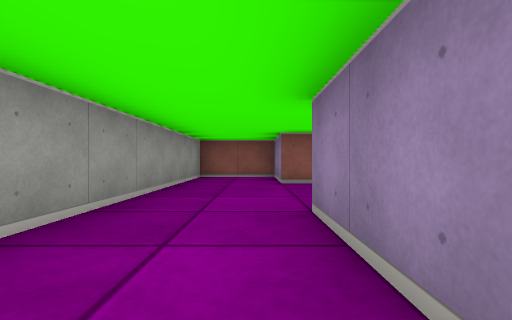
view 1 (above)

24 first-person views from a walk through a cub3D level. The camera is about half as high as the walls, looks level and sees 85° across. The floor is counted in squares. Each view is taken from the middle of a square. On the plan, view 1 faces up. The plan holds only what a view shows up to about 9 squares ahead; the rest is blank.

view 2
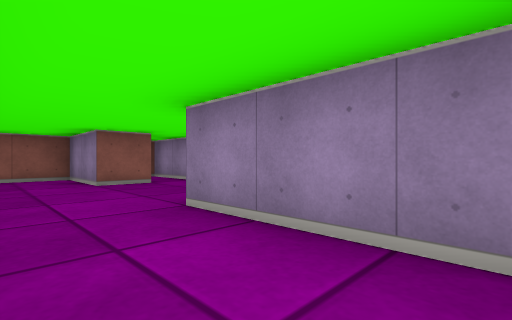

view 3
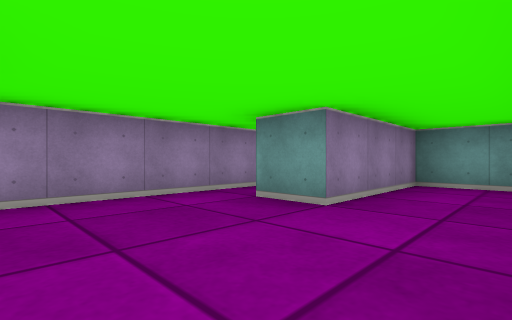

view 4
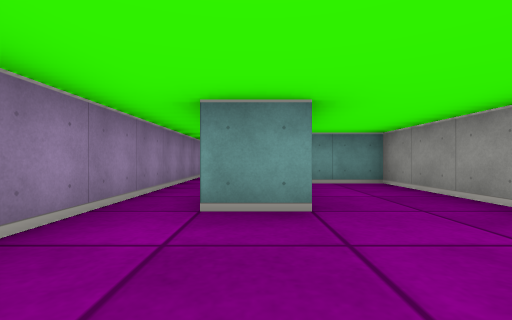

view 5
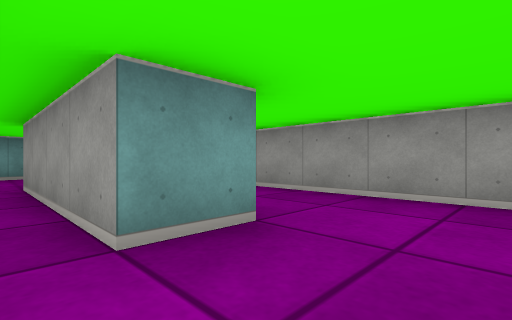

view 6
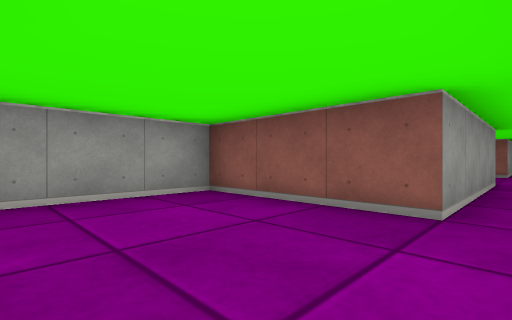

view 7
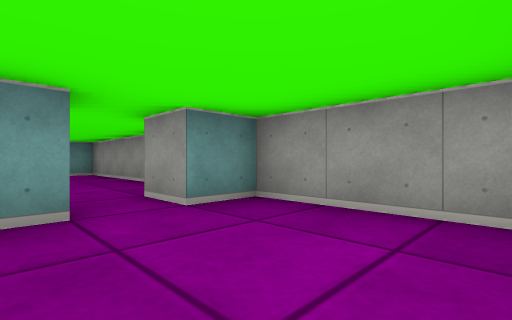

view 8
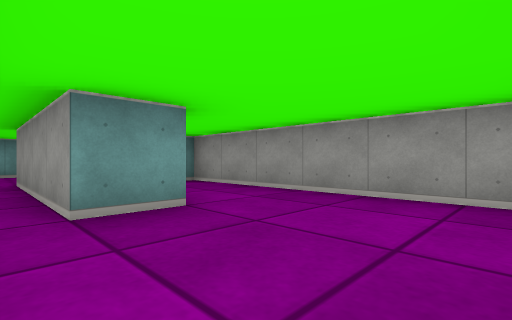

view 9
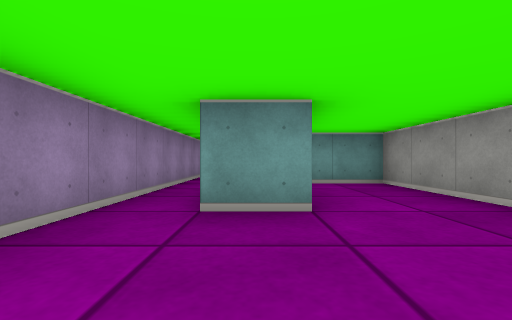

view 10
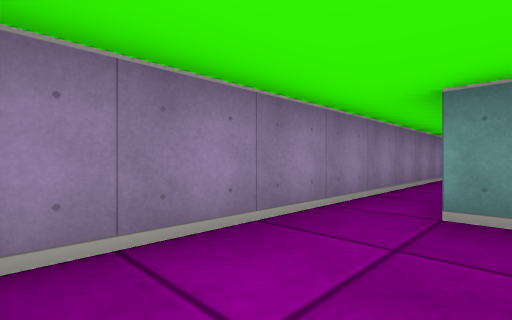

view 11
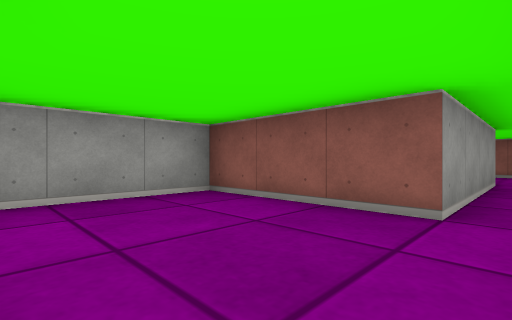

view 12
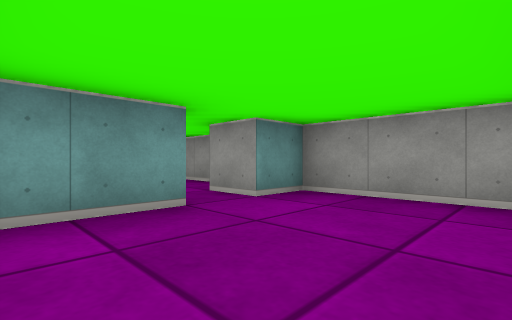

view 13
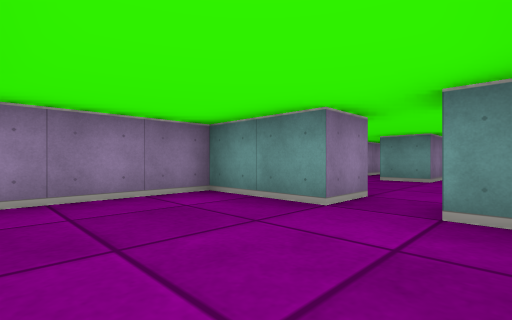

view 14
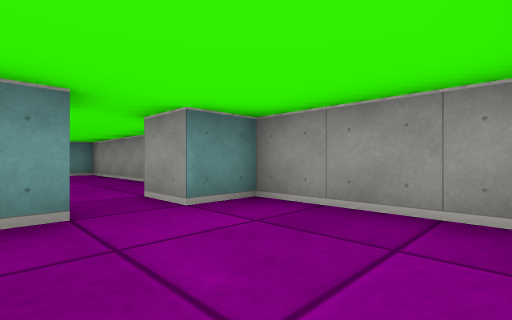

view 15
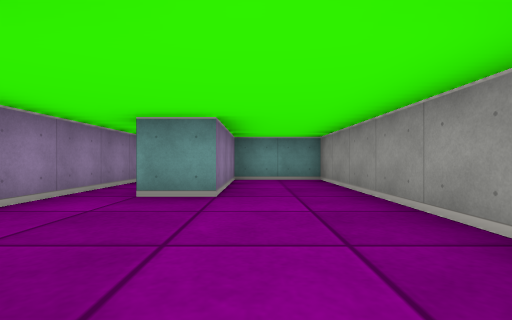

view 16
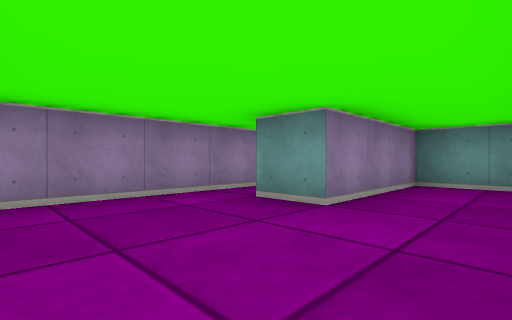

view 17
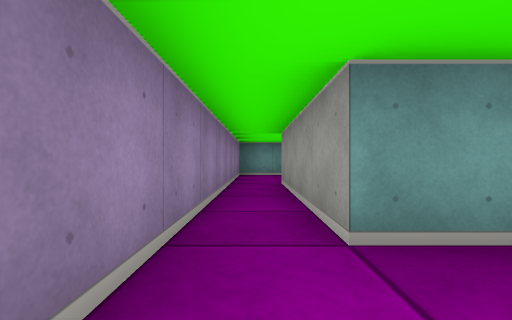

view 18
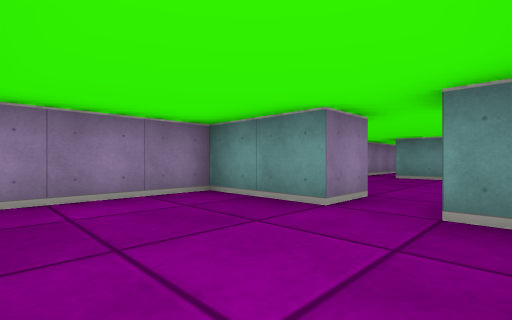

view 19
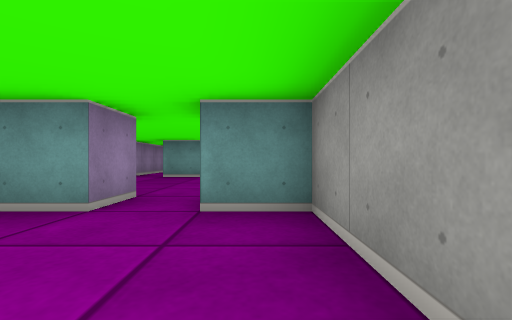

view 20
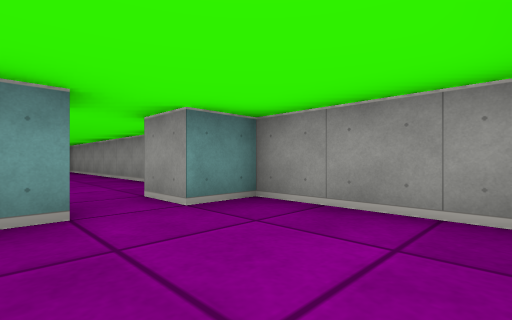

view 21
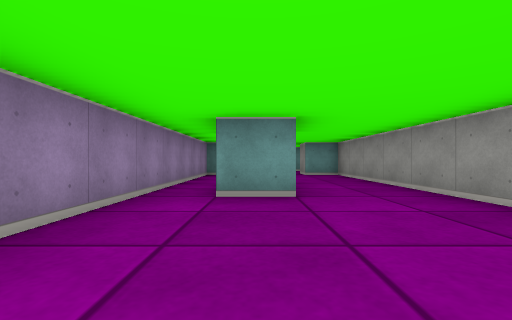

view 22
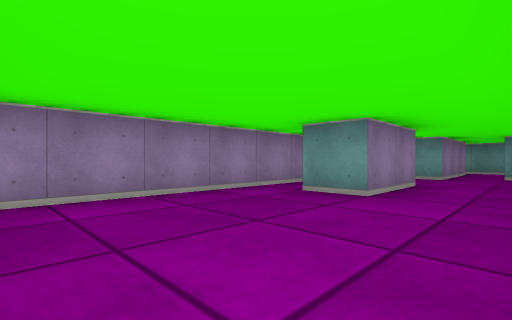

view 23
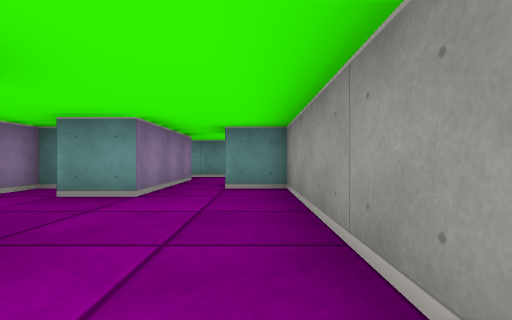

view 24
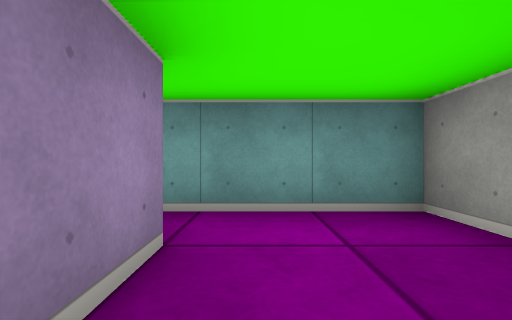

### Floor plan
Points are (right, up) in squares from view 1. A wall is a line through its corners. A room is listed if a view was taken in it or the views show most of it. See-through windows are left out.
Room 1 (views 1, 2, 3, 4, 5)
walls: (1.6, 5.5) (0.5, 5.5) (0.5, 7.5) (-1.5, 7.5) (-1.5, -0.5) (0.5, -0.5) (0.5, 2.5) (1.5, 2.5); (2.5, 2.6) (2.5, 7.5); (1.5, 7.1) (1.5, 5.8)
ways out: opening at (2, 2) to room 2
Room 2 (views 6, 7)
walls: (2.5, -2.4) (2.5, 2.6); (0.5, -4.5) (1.6, -4.5); (1.5, 2.5) (1.5, -1.5) (-1.5, -1.5) (-1.5, -4.5) (-0.5, -4.5)
ways out: opening at (2, 2) to room 1; opening at (0, -5) to room 3
Room 3 (views 8, 9, 10)
walls: (0.5, -8.5) (1.5, -8.5); (-1.5, -6.1) (-1.5, -11.5) (0, -11.5); (2.5, -8.5) (2.5, -6); (-0.5, -4.5) (-0.5, -5.5)
ways out: opening at (0, -5) to room 2; opening at (2, -9) to room 4
Room 4 (views 11, 12, 13, 14)
walls: (0.5, -15.5) (2.5, -15.5) (2.5, -8.5); (1.5, -8.5) (1.5, -12.5) (-1.5, -12.5) (-1.5, -15.5) (-0.5, -15.5)
ways out: opening at (2, -9) to room 3; opening at (0, -16) to room 5
Room 5 (views 15, 16, 17)
walls: (-1.5, -17.6) (-1.5, -22.5) (0.5, -22.5) (0.5, -19.5) (1.5, -19.5); (0.5, -16.5) (0.5, -15.5); (2.5, -19.6) (2.5, -17.1); (-0.5, -15.5) (-0.5, -16.5)
ways out: opening at (0, -16) to room 4; opening at (2, -20) to room 6
Room 6 (views 18, 19, 20)
walls: (-1.5, -24) (-1.5, -26.5) (-0.5, -26.5) (-0.5, -27.5); (0.5, -27.5) (0.5, -26.5) (2.5, -26.5) (2.5, -19.6); (1.5, -19.5) (1.5, -23.4)
ways out: opening at (2, -20) to room 5; opening at (0, -27) to room 7
Room 7 (views 21, 22)
walls: (0.5, -31.5) (1.5, -31.5); (-1.5, -29.8) (-1.5, -31.5); (2.5, -33.5) (2.5, -28.1)
ways out: opening at (0, -27) to room 6; opening at (-0.5, -32.5) to room 8; opening at (2, -32.5) to room 10
Room 8 (view 23)
walls: (0.5, -33.5) (0.5, -31.5); (0.5, -36.5) (0.5, -35.5) (1.5, -35.5); (-1.5, -31.5) (-1.5, -36.5) (-0.5, -36.5)
ways out: opening at (-0.5, -32.5) to room 7; opening at (0, -37) to room 9; opening at (1, -34.5) to room 10
Room 9 (view 24)
walls: (0.5, -38.5) (0.5, -36.5); (-0.5, -36.5) (-0.5, -37); (-1.5, -38.6) (-1.5, -39.5) (0.9, -39.5)
ways out: opening at (0, -37) to room 8
Room 10 (no view inside)
walls: (2.5, -36.5) (2.5, -33.5)
ways out: opening at (2, -32.5) to room 7; opening at (1, -34.5) to room 8

Positions as (right, up) in squares from view 1, and headings:
1: (0, 0), facing up
2: (-1, 0), facing up-right
3: (-1, 5), facing down-right
4: (1, 5), facing down
5: (2, 4), facing down-left
6: (2, -4), facing up-left
7: (1, -2), facing down-left
8: (2, -6), facing down-left
9: (1, -6), facing down
10: (1, -6), facing down-right
11: (2, -15), facing up-left
12: (2, -13), facing down-left
13: (-1, -13), facing down-right
14: (1, -13), facing down-left
15: (0, -16), facing down
16: (-1, -17), facing down-right
17: (2, -18), facing down
18: (-1, -24), facing down-right
19: (-1, -24), facing down
20: (1, -24), facing down-left
21: (1, -28), facing down
22: (-1, -28), facing down-right
23: (-1, -32), facing down
24: (0, -37), facing down
